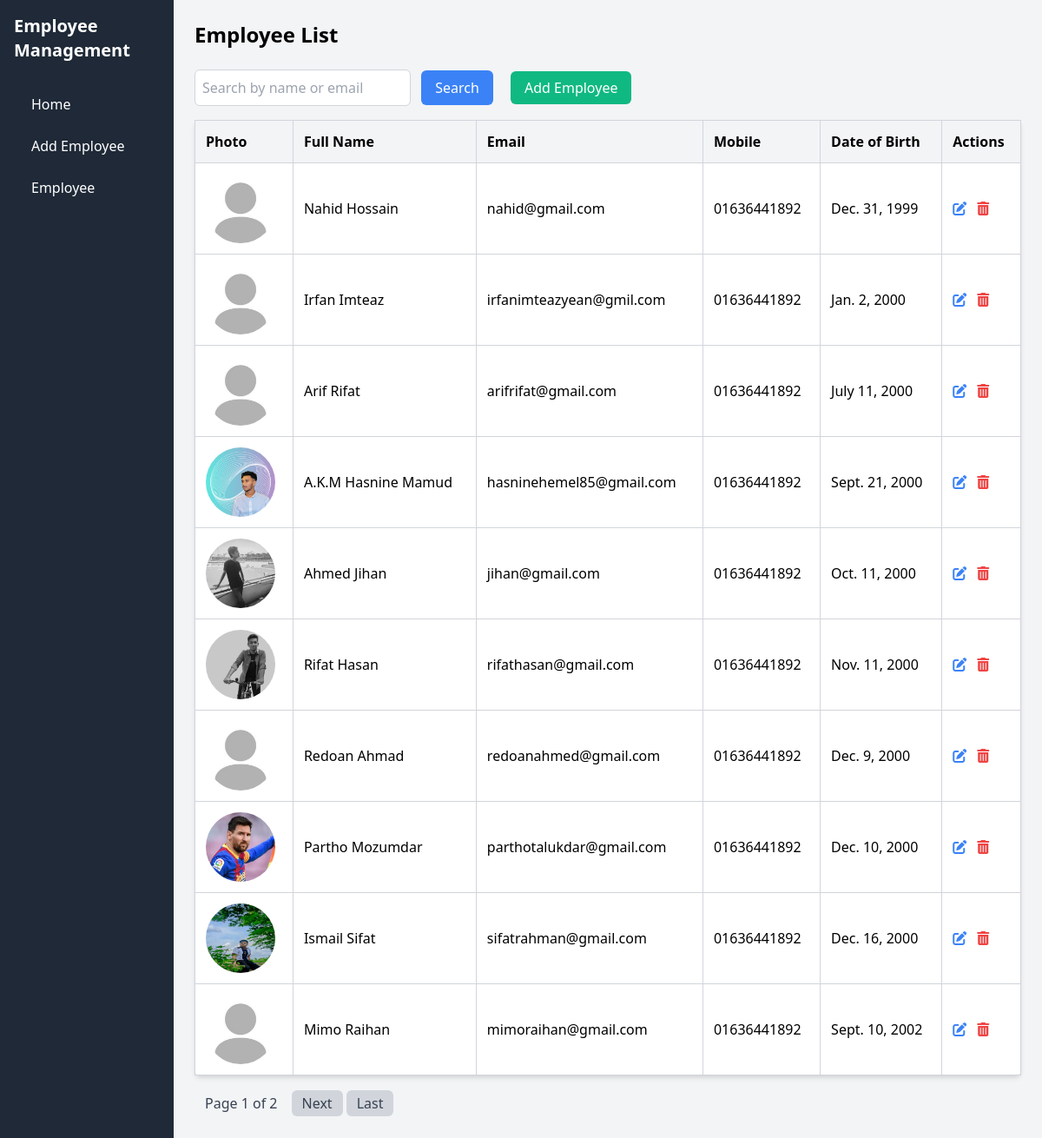
/?sort_by=date_of_birth, run on the app's committed database.
### employees/models.py (models this page shows, shortened)
class Employee(models.Model):
    first_name = models.CharField(max_length=50)
    last_name = models.CharField(max_length=50)
    email = models.EmailField(unique=True)
    mobile = models.CharField(max_length=15)
    date_of_birth = models.DateField()
    photo = models.ImageField(upload_to='employee_photos/', default='employee_photos/default.jfif')

### employees/views.py (the view)
# urls.py: path('', views.employee_list, name='employee_list'),
def employee_list(request):
    search_query = request.GET.get('search', '')
    employees = Employee.objects.filter(first_name__icontains=search_query) | Employee.objects.filter(email__icontains=search_query)
    sort_by = request.GET.get('sort_by', 'first_name')
    employees = employees.order_by(sort_by)
    paginator = Paginator(employees, 10)  # 10 employees per page
    page_number = request.GET.get('page')
    page_obj = paginator.get_page(page_number)
    return render(request, 'employees/employee_list.html', {'page_obj': page_obj})

### templates/employees/employee_list.html (shortened to what this page needs)
{% load static %}
<!DOCTYPE html>
<html lang="en">
<head>
    <link href="https://cdn.jsdelivr.net/npm/tailwindcss@2.2.19/dist/tailwind.min.css" rel="stylesheet">
    <link href="https://cdnjs.cloudflare.com/ajax/libs/font-awesome/6.0.0-beta3/css/all.min.css" rel="stylesheet">
</head>
<body class="bg-gray-100">
<div class="min-h-screen flex">
    <nav class="sidebar w-1/4 md:w-1/5 lg:w-1/6 p-4">
        <h2 class="text-xl text-white font-bold mb-6">Employee Management</h2>
        <ul>
            <li><a href="{% url 'employee_list' %}">Home</a></li>
            <li><a href="{% url 'add_employee' %}">Add Employee</a></li>
            <li><a href="{% url 'employee_list' %}">Employee</a></li>
        </ul>
    </nav>
    <div class="w-3/4 md:w-4/5 lg:w-5/6 p-6">
        <h1 class="text-2xl font-bold mb-6">Employee List</h1>
        <form method="GET" class="form-inline mb-4">
            <input type="text" name="search" class="p-2 border border-gray-300 rounded-md" placeholder="Search by name or email" value="{{ request.GET.search }}">
            <button type="submit" class="ml-2 px-4 py-2 bg-blue-500 text-white rounded-md hover:bg-blue-600">Search</button>
            <a href="{% url 'add_employee' %}" class="ml-4 px-4 py-2 bg-green-500 text-white rounded-md hover:bg-green-600">Add Employee</a>
        </form>
<table class="min-w-full bg-white rounded-md shadow-md border border-gray-300 border-collapse">
    <thead class="bg-gray-100">
        <tr>
            <th class="p-3 text-left border border-gray-300">Photo</th>
            <th class="p-3 text-left border border-gray-300"><a href="?sort_by=first_name">Full Name</a></th>
            <th class="p-3 text-left border border-gray-300"><a href="?sort_by=email">Email</a></th>
            <th class="p-3 text-left border border-gray-300"><a href="?sort_by=mobile">Mobile</a></th>
            <th class="p-3 text-left border border-gray-300"><a href="?sort_by=date_of_birth">Date of Birth</a></th>
            <th class="p-3 text-left border border-gray-300">Actions</th>
        </tr>
    </thead>
    <tbody>
        {% for employee in page_obj %}
        <tr class="border-b">
            <td class="p-3 border border-gray-300">
                <img src="{% if employee.photo %}{{ employee.photo.url }}{% else %}{{ MEDIA_URL }}employee_photos/default.jfif{% endif %}" alt="Employee Photo" class="h-20 w-20 rounded-full">
            </td>
            <td class="p-3 border border-gray-300">{{ employee.first_name }} {{ employee.last_name }}</td>
            <td class="p-3 border border-gray-300">{{ employee.email }}</td>
            <td class="p-3 border border-gray-300">{{ employee.mobile }}</td>
            <td class="p-3 border border-gray-300">{{ employee.date_of_birth }}</td>
            <td class="p-3 border border-gray-300">
                <a href="{% url 'edit_employee' employee.pk %}" class="text-blue-500 hover:underline">
                    <i class="fas fa-edit"></i>
                </a>
                <button class="ml-2 text-red-500 hover:underline" onclick="confirmDelete({{ employee.pk }})">
                    <i class="fas fa-trash-alt"></i>
                </button>
            </td>
        </tr>
        {% empty %}
        <tr>
            <td colspan="6" class="p-3 text-center text-gray-500 border border-gray-300">No employees found.</td>
        </tr>
        {% endfor %}
    </tbody>
</table>
        <div class="mt-4">
            <nav>
                <ul class="inline-flex items-center">
                    <li class="px-3 py-1 bg-gray-100 text-gray-700 rounded-md">Page {{ page_obj.number }} of {{ page_obj.paginator.num_pages }}</li>
                    {% if page_obj.has_next %}
                        <li><a class="px-3 py-1 bg-gray-300 text-gray-700 rounded-md ml-1" href="?page={{ page_obj.next_page_number }}">Next</a></li>
                        <li><a class="px-3 py-1 bg-gray-300 text-gray-700 rounded-md ml-1" href="?page={{ page_obj.paginator.num_pages }}">Last</a></li>
                    {% endif %}
                </ul>
            </nav>
        </div>
    </div>
</div>
</body>
</html>

### templates/employees/employee_list.html (style rules this page uses)
.sidebar { background-color: #1F2937; min-height: 100vh; }
.sidebar a { color: #ffffff; padding: 12px 20px; display: block; text-decoration: none; transition: background-color 0.2s ease; }

### data on the page
Employee: photo (placeholder picture), first_name "Nahid", last_name "Hossain", email "nahid@gmail.com", mobile "01636441892", date_of_birth "Dec. 31, 1999"
Employee: photo (placeholder picture), first_name "Irfan", last_name "Imteaz", email "irfanimteazyean@gmil.com", mobile "01636441892", date_of_birth "Jan. 2, 2000"
Employee: photo (placeholder picture), first_name "Arif", last_name "Rifat", email "arifrifat@gmail.com", mobile "01636441892", date_of_birth "July 11, 2000"
Employee: photo (picture), first_name "A.K.M", last_name "Hasnine Mamud", email "hasninehemel85@gmail.com", mobile "01636441892", date_of_birth "Sept. 21, 2000"
Employee: photo (picture), first_name "Ahmed", last_name "Jihan", email "jihan@gmail.com", mobile "01636441892", date_of_birth "Oct. 11, 2000"
Employee: photo (picture), first_name "Rifat", last_name "Hasan", email "rifathasan@gmail.com", mobile "01636441892", date_of_birth "Nov. 11, 2000"
Employee: photo (placeholder picture), first_name "Redoan", last_name "Ahmad", email "redoanahmed@gmail.com", mobile "01636441892", date_of_birth "Dec. 9, 2000"
Employee: photo (picture), first_name "Partho", last_name "Mozumdar", email "parthotalukdar@gmail.com", mobile "01636441892", date_of_birth "Dec. 10, 2000"
Employee: photo (picture), first_name "Ismail", last_name "Sifat", email "sifatrahman@gmail.com", mobile "01636441892", date_of_birth "Dec. 16, 2000"
Employee: photo (placeholder picture), first_name "Mimo", last_name "Raihan", email "mimoraihan@gmail.com", mobile "01636441892", date_of_birth "Sept. 10, 2002"

### other printed values
{{ page_obj.number }} "1"
{{ page_obj.paginator.num_pages }} "2"
